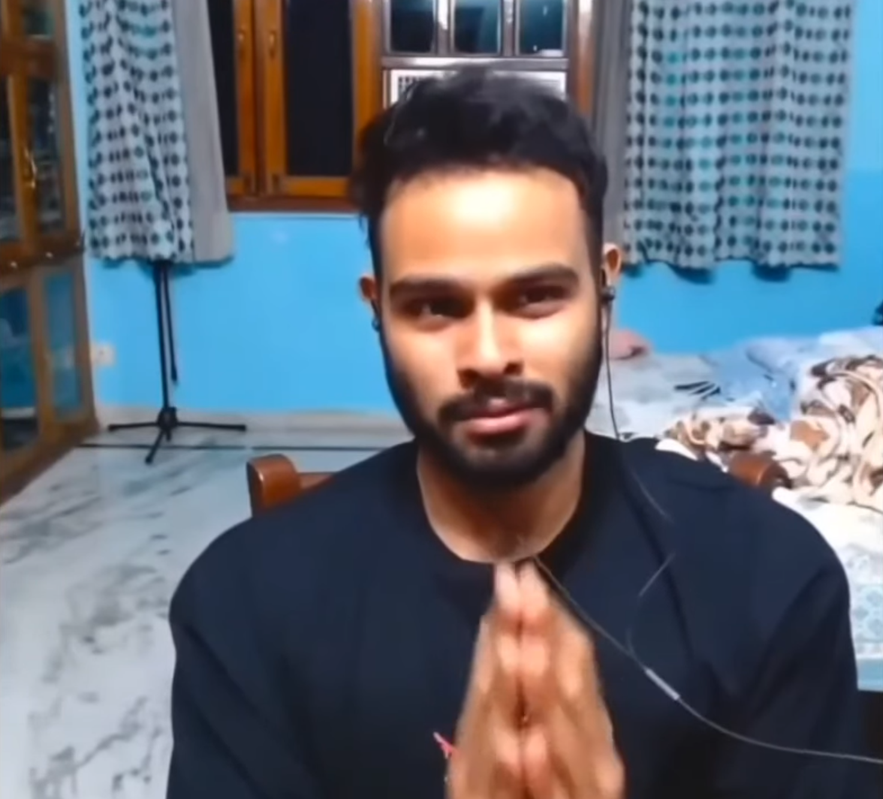
#> input picture bala.png, 883 x 799 px, shrunk from 1176 x 1064 before the run
$ python threasholding.py
#> lines starting #> are read from the running program, lines starting #| are printed output that depends on the picture; after the words box and inside, x2 and y2 are one past the last pixel; in counts of white or black regions, pixels touching at a corner belong together
import os , cv2

img = cv2.imread("bala.png")
#> img is the input picture: shape (799, 883, 3); mean B, G, R 117.1, 106.3, 98.7

img_gray = cv2.cvtColor(img , cv2.COLOR_BGR2GRAY)
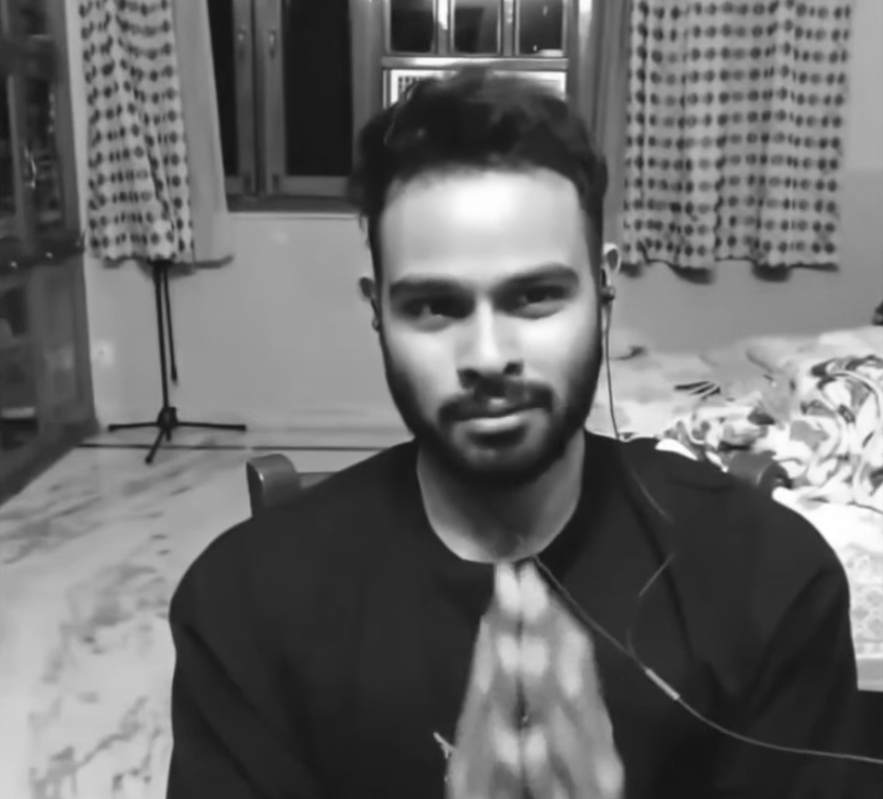
#> img_gray: shape (799, 883); min 19, max 255, mean 105.3
ret , thresh = cv2.threshold(img_gray, 80 , 255 , cv2.THRESH_BINARY)
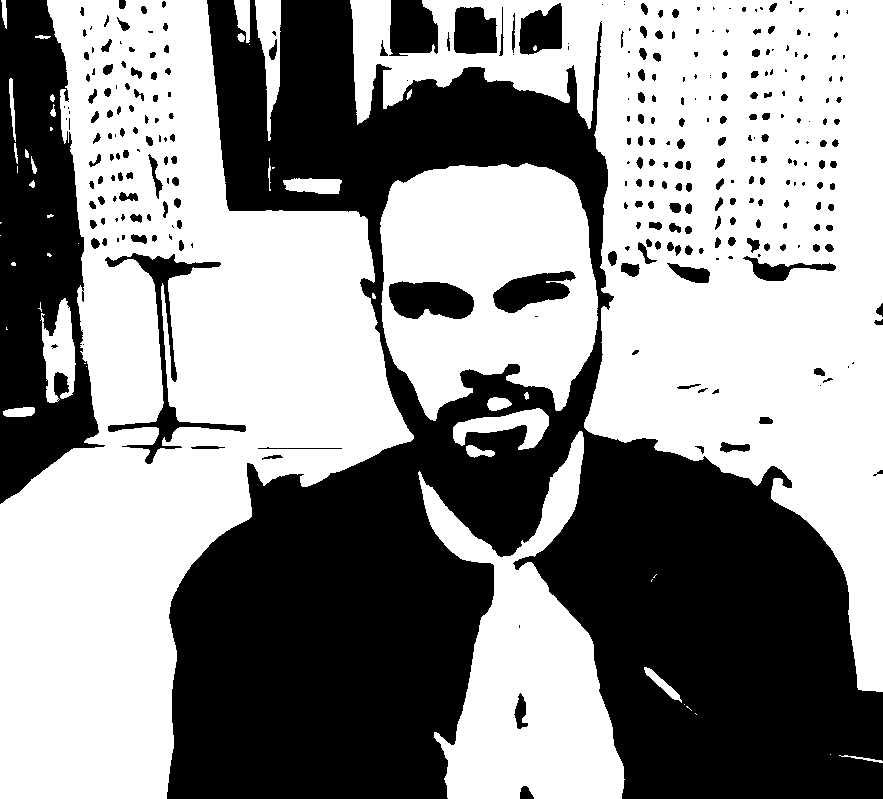
#> thresh: shape (799, 883); 56.6% white; 303 black regions (109 under 20 px), largest, box (x1, y1, x2, y2) and area: (167, 0, 883, 799) 248065, (0, 0, 105, 504) 32853, (105, 253, 246, 464) 3794

cv2.imshow('thresh', thresh)
cv2.waitKey(0)
